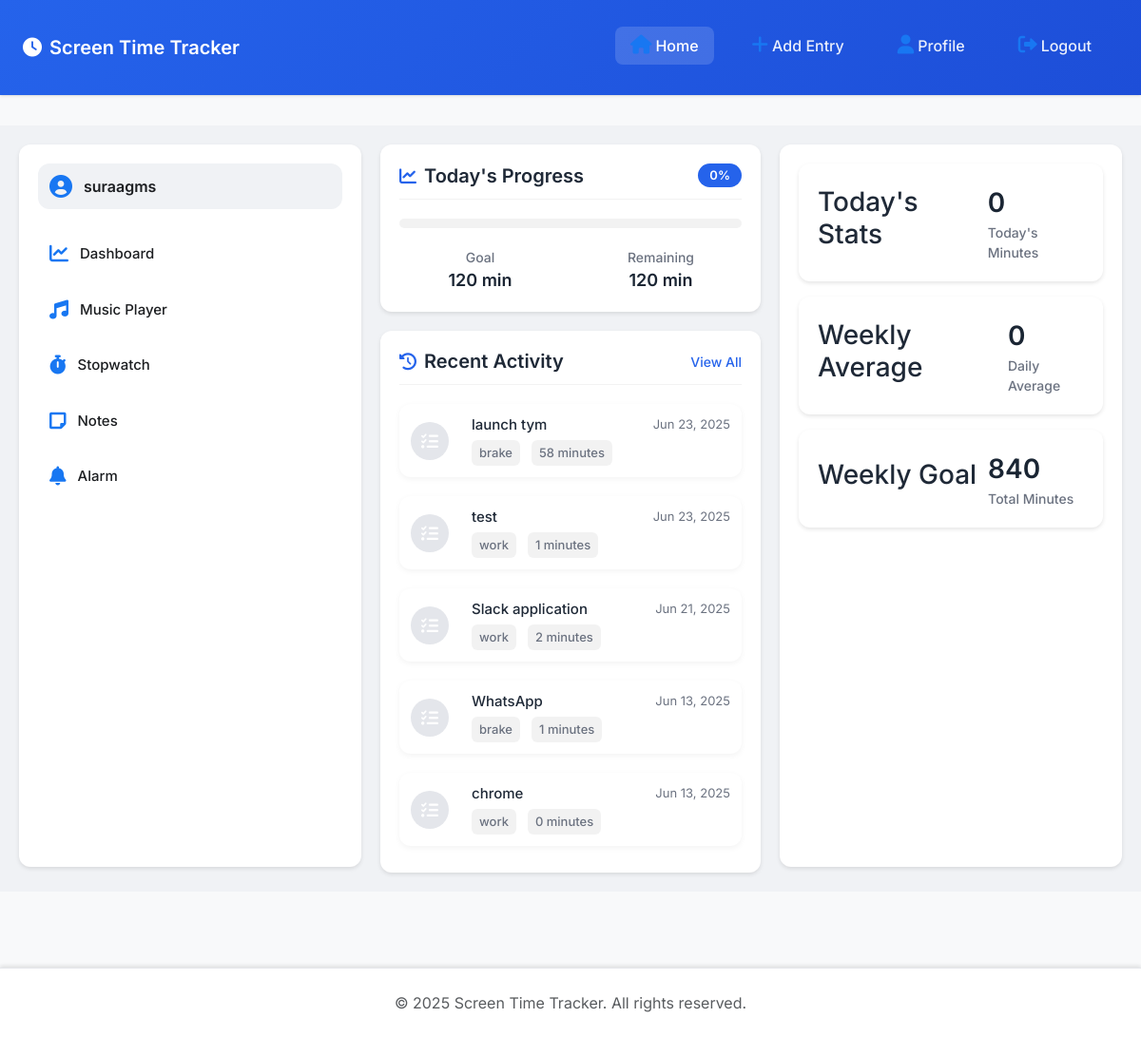
Screenshot of / (signed in) with the database file from the repository.
### tracker/models.py (models this page shows, shortened)
class ScreenTimeEntry(models.Model):
    CATEGORY_CHOICES = [
        ('work', 'Work'),
        ('study', 'Study'),
        ('entertainment', 'Entertainment'),
        ('gaming', 'Gaming'),
        ('social', 'Social'),
        ('sleep', 'Sleep'),
        ('brake', 'Brake'),
    ]
    user = models.ForeignKey(User, on_delete=models.CASCADE, null=True, blank=True)
    activity = models.CharField(max_length=100)
    category = models.CharField(max_length=50, choices=CATEGORY_CHOICES, default='work')
    start_time = models.DateTimeField()
    end_time = models.DateTimeField(null=True, blank=True)
    duration = models.IntegerField(null=True, blank=True)  # Duration in minutes
    notes = models.TextField(blank=True, null=True)  # Made explicitly nullable
    created_at = models.DateTimeField(default=timezone.now)
    updated_at = models.DateTimeField(auto_now=True)

### tracker/views.py (the view)
# urls.py: 2. Add a URL to urlpatterns:  path('', views.home, name='home')
def home(request):
    if not request.user.is_authenticated:
        return redirect('login')
    profile = request.user.profile
    today = datetime.now().date()
    today_entries = ScreenTimeEntry.objects.filter(
        user=request.user,
        start_time__date=today
    )
    today_total = today_entries.aggregate(total=Sum('duration'))['total'] or 0
    week_start = today - timedelta(days=today.weekday())
    week_entries = ScreenTimeEntry.objects.filter(
        user=request.user,
        start_time__date__gte=week_start
    )
    weekly_total = week_entries.aggregate(total=Sum('duration'))['total'] or 0
    recent_entries = ScreenTimeEntry.objects.filter(
        user=request.user
    ).order_by('-start_time')[:5]
    context = {
        'profile': profile,
        'today_total': today_total,
        'weekly_total': weekly_total,
        'recent_entries': recent_entries,
        'daily_goal': profile.daily_screen_time_goal,
        'goal_percentage': min(100, (today_total / profile.daily_screen_time_goal * 100) if profile.daily_screen_time_goal > 0 else 0)
    }
    return render(request, 'tracker/home.html', context)

### tracker/templatetags/tracker_extras.py (called while the page is built)
@register.filter
def sub(value, arg):
    try:
        return int(value) - int(arg)
    except (ValueError, TypeError):
        return ''

@register.filter
def div(value, arg):
    try:
        return int(value) / int(arg)
    except (ValueError, TypeError, ZeroDivisionError):
        return ''

@register.filter
def mul(value, arg):
    try:
        return int(value) * int(arg)
    except (ValueError, TypeError):
        return ''

### tracker/templates/tracker/home.html (shortened to what this page needs)
{% extends 'base.html' %}
{% load static %}
{% load tracker_extras %}
{% block extra_css %}
<link href="{% static 'css/home.css' %}" rel="stylesheet">
{% endblock %}
{% block content %}
<div class="facebook-layout">
    <div class="left-sidebar">
        <div class="user-profile">
            <i class="fas fa-user-circle"></i>
            <span>{{ request.user.username }}</span>
        </div>
        <a href="{% url 'list_entries' %}" class="nav-item">
            <i class="fas fa-chart-line"></i>
            <span>Dashboard</span>
        </a>
        <a href="{% url 'music_list' %}" class="nav-item">
            <i class="fas fa-music"></i>
            <span>Music Player</span>
        </a>
        <a href="{% url 'stopwatch_list' %}" class="nav-item">
            <i class="fas fa-stopwatch"></i>
            <span>Stopwatch</span>
        </a>
        <a href="{% url 'note_list' %}" class="nav-item">
            <i class="fas fa-sticky-note"></i>
            <span>Notes</span>
        </a>
        <a href="{% url 'alarm_list' %}" class="nav-item">
            <i class="fas fa-bell"></i>
            <span>Alarm</span>
        </a>
    </div>
    <div class="main-feed">
        <div class="feed-card">
            <div class="card-header">
                <h3><i class="fas fa-chart-line"></i> Today's Progress</h3>
                <span class="badge {% if goal_percentage >= 100 %}badge-success{% else %}badge-primary{% endif %}">
                    {{ goal_percentage|floatformat:0 }}%
                </span>
            </div>
            <div class="progress-container">
            </div>
            <div class="progress-info">
                <div class="progress-stat">
                    <span class="stat-label">Goal</span>
                    <span class="stat-value">{{ daily_goal }} min</span>
                </div>
                <div class="progress-stat">
                    <span class="stat-label">Remaining</span>
                    <span class="stat-value">{{ daily_goal|sub:today_total }} min</span>
                </div>
            </div>
        </div>
        <div class="feed-card">
            <div class="card-header">
                <h3><i class="fas fa-history"></i> Recent Activity</h3>
                <a href="{% url 'list_entries' %}" class="view-all">View All</a>
            </div>
            {% if recent_entries %}
                <div class="activity-list">
                    {% for entry in recent_entries %}
                    <div class="activity-item">
                        <div class="activity-icon">
                            <i class="fas fa-tasks"></i>
                        </div>
                        <div class="activity-details">
                            <div class="activity-header">
                                <h4>{{ entry.activity }}</h4>
                                <span class="activity-time">{{ entry.start_time|date:"M d, Y" }}</span>
                            </div>
                            <div class="activity-meta">
                                <span class="activity-category">{{ entry.category }}</span>
                                <span class="activity-duration">{{ entry.duration }} minutes</span>
                            </div>
                        </div>
                    </div>
                    {% endfor %}
                </div>
            {% else %}
                <div class="empty-state">
                    <i class="fas fa-clipboard-list"></i>
                    <p>No recent activities</p>
                    <a href="{% url 'list_entries' %}" class="btn btn-primary">Add Entry</a>
                </div>
            {% endif %}
        </div>
    </div>
    <div class="right-sidebar">
        <div class="stat-card">
            <h3>Today's Stats</h3>
            <div class="stat-info">
                <span class="stat-value">{{ today_total|floatformat:0 }}</span>
                <span class="stat-label">Today's Minutes</span>
            </div>
        </div>
        <div class="stat-card">
            <h3>Weekly Average</h3>
            <div class="stat-info">
                <span class="stat-value">{{ weekly_total|div:7|floatformat:0 }}</span>
                <span class="stat-label">Daily Average</span>
            </div>
        </div>
        <div class="stat-card">
            <h3>Weekly Goal</h3>
            <div class="stat-info">
                <span class="stat-value">{{ daily_goal|mul:7 }}</span>
                <span class="stat-label">Total Minutes</span>
            </div>
        </div>
    </div>
</div>
{% endblock %}

### tracker/static/css/style.css (style rules this page uses)
:root { --primary-color: #198754; --primary-hover: #157347; --secondary-color: #6c757d; }
body { min-height: 100vh; display: flex; flex-direction: column; background-color: #f8f9fa; }
.badge { padding: 0.5em 0.75em; font-weight: 500; border-radius: 0.5rem; }

### tracker/static/css/home.css (style rules this page uses)
:root { --primary-color: #1E88E5; --secondary-color: #3949AB; --success-color: #2ECC71; --background-color: #F5F7FA; --card-background: #FFFFFF; --text-primary: #1A2533; --text-secondary: #6B7280; --border-radius: 16px; --spacing-unit: 20px; --font-family: 'Inter', -apple-system, BlinkMacSystemFont, 'Segoe UI', Roboto, sans-serif; --shadow-sm: 0 2px 6px rgba(0, 0, 0, 0.05); --shadow-md: 0 4px 12px rgba(0, 0, 0, 0.1); --shadow-lg: 0 8px 20px rgba(0, 0, 0, 0.12); --transition: all 0.3s cubic-bezier(0.25, 0.8, 0.25, 1); }
body { background-color: var(--background-color); font-family: var(--font-family); color: var(--text-primary); line-height: 1.6; -webkit-font-smoothing: antialiased; -moz-osx-font-smoothing: grayscale; }
.stat-card { background: var(--card-background); padding: calc(var(--spacing-unit) * 0.75); border-radius: calc(var(--border-radius) * 0.75); display: flex; align-items: center; gap: 12px; min-width: 200px; box-shadow: var(--shadow-sm); transition: var(--transition); }
.stat-info { display: flex; flex-direction: column; }
.stat-value { font-size: 28px; font-weight: 600; color: var(--text-primary); }
.stat-label { font-size: 14px; font-weight: 500; color: var(--text-secondary); }
.card-header { display: flex; justify-content: space-between; align-items: center; margin-bottom: var(--spacing-unit); padding-bottom: 12px; border-bottom: 1px solid rgba(0, 0, 0, 0.05); }
.card-header h3 { font-size: 20px; font-weight: 600; margin: 0; display: flex; align-items: center; gap: 8px; }
.card-header i { color: var(--primary-color); font-size: 18px; }
.progress-container { background: rgba(0, 0, 0, 0.05); height: 10px; border-radius: 5px; overflow: hidden; margin: var(--spacing-unit) 0; }
.progress-info { display: flex; justify-content: space-between; gap: var(--spacing-unit); }
.progress-stat { flex: 1; display: flex; flex-direction: column; align-items: center; text-align: center; }
.progress-stat .stat-label { font-size: 14px; font-weight: 500; color: var(--text-secondary); }
.progress-stat .stat-value { font-size: 18px; font-weight: 600; color: var(--text-primary); }
.activity-list { display: flex; flex-direction: column; gap: 12px; }
.activity-item { display: flex; align-items: center; gap: 12px; padding: 12px; background: var(--card-background); border-radius: calc(var(--border-radius) * 0.75); box-shadow: var(--shadow-sm); transition: var(--transition); }
.activity-icon { width: 40px; height: 40px; background: var(--primary-color); border-radius: 10px; display: flex; align-items: center; justify-content: center; }
.activity-icon i { color: white; font-size: 18px; }
.activity-details { flex: 1; }
.activity-header { display: flex; justify-content: space-between; align-items: center; margin-bottom: 6px; }
.activity-header h4 { margin: 0; font-size: 15px; font-weight: 500; }
.activity-time { font-size: 13px; font-weight: 400; color: var(--text-secondary); }
.activity-meta { display: flex; gap: 12px; flex-wrap: wrap; }
.activity-category, .activity-duration { font-size: 13px; font-weight: 500; color: var(--text-secondary); padding: 4px 8px; background: rgba(0, 0, 0, 0.05); border-radius: 6px; }
.badge { padding: 6px 12px; border-radius: 20px; font-size: 13px; font-weight: 600; line-height: 1; }
.badge-primary { background: var(--primary-color); color: white; }
.view-all { color: var(--primary-color); text-decoration: none; font-size: 14px; font-weight: 500; transition: var(--transition); }

### tracker/templates/base.html (style rules this page uses)
:root { --primary-color: #2563eb; --primary-dark: #1d4ed8; --secondary-color: #10b981; --accent-color: #f43f5e; --text-color: #1f2937; --text-secondary: #6b7280; --light-gray: #f3f4f6; --white: #ffffff; --card-bg: #ffffff; --card-border: #e5e7eb; --shadow: 0 1px 3px 0 rgb(0 0 0 / 0.1), 0 1px 2px -1px rgb(0 0 0 / 0.1); --transition: all 0.3s ease; }
body { font-family: 'Inter', -apple-system, BlinkMacSystemFont, sans-serif; color: var(--text-color); line-height: 1.5; }

### rows the page displays
ScreenTimeEntry: activity "launch tym", start_time "Jun 23, 2025", category "brake", duration "58"
ScreenTimeEntry: activity "test", start_time "Jun 23, 2025", category "work", duration "1"
ScreenTimeEntry: activity "Slack application", start_time "Jun 21, 2025", category "work", duration "2"
ScreenTimeEntry: activity "WhatsApp", start_time "Jun 13, 2025", category "brake", duration "1"
ScreenTimeEntry: activity "chrome", start_time "Jun 13, 2025", category "work", duration "0"

### other values shown
{{ request.user.username }} "suraagms"
{{ goal_percentage|floatformat:0 }} "0"
{{ daily_goal }} "120"
{{ daily_goal|sub:today_total }} "120"
{{ today_total|floatformat:0 }} "0"
{{ weekly_total|div:7|floatformat:0 }} "0"
{{ daily_goal|mul:7 }} "840"
